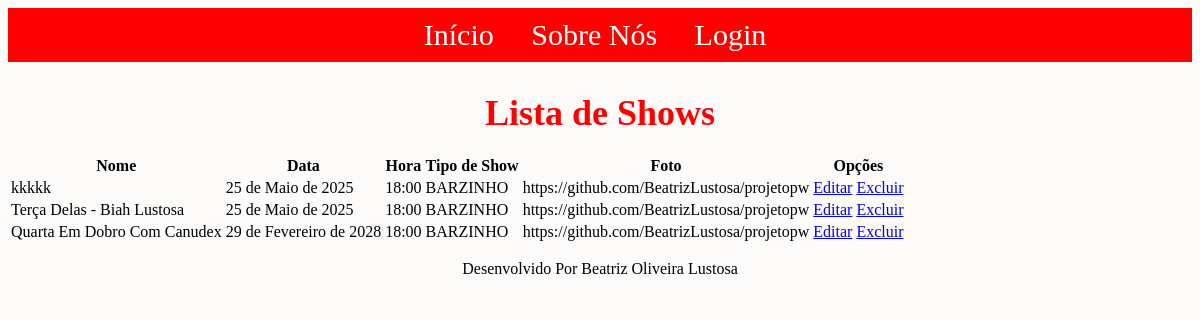
The page /ver/show/ on the database as committed earlier.
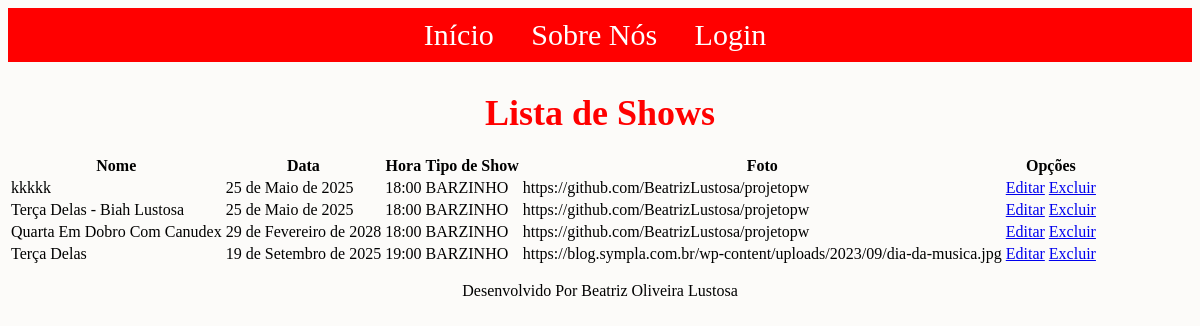
The same page on the database as committed later.
### paginas/models.py (models this page shows, shortened)
class Show(models.Model):
    nome = models.CharField(max_length=100)
    data = models.DateField()
    hora  = models.TimeField()
    local = models.ForeignKey(Local,on_delete=models.PROTECT)
    tipo_show = models.ForeignKey(TipoShow,on_delete=models.PROTECT)
    foto_show = models.URLField(max_length=100)

class TipoShow (models.Model):
    tipo_show = models.CharField(max_length=100)
    def __str__(self):
        return self.tipo_show

### paginas/views.py (the view)
# urls.py: path("ver/show/", ShowList.as_view(), name = "ver-show"),
class ShowList(ListView):
    model = Show
    template_name = 'ver/show.html'

### paginas/templates/ver/show.html
{% extends "paginas/index.html" %}
{% load static %}
{% block conteudo %}
<h2>Lista de Shows</h2>
<table>
  <thead>
    <tr>
      <th>Nome</th>
      <th>Data</th>
      <th>Hora</th>
      <th>Tipo de Show</th>
      <th>Foto</th>
      <th>Opções</th>
    </tr>
  </thead>
  <tbody>
  {% for show in object_list %}
    <tr>
      <td>{{ show.nome }}</td>
      <td>{{ show.data }}</td>
      <td>{{ show.hora }}</td>
      <td>{{ show.tipo_show }}</td>
      <td>{{ show.foto_show }}</td>
      <td>
        <a href="{% url "editar-show" show.pk %}">Editar</a>
        <a href="{% url "excluir-show" show.pk %}">Excluir</a>
      </td>
    </tr>
  {% empty %}
    <tr>
      <td colspan="6">Nenhum Show Encontrado.</td>
    </tr>
  {% endfor %}
  </tbody>
 </table>
{% endblock %}

### paginas/templates/paginas/index.html (shortened to what this page needs)
{% load static %}
<!DOCTYPE html>
<html lang="en">
<head>
    <link rel = "stylesheet" href = "{% static 'css/estilo.css' %}">
</head>
<body>
    <ul id="menu">
        {% if request.user.is_authenticated %}
        <li><a href = "{% url "inserir-show" %}">Cadastro do Show</a></li>
        <li><a href = "{% url "inserir-tipo" %}">Cadastro do Tipo do Show</a></li>
        <li><a href = "{% url "inserir-perfil" %}">Cadastro do Perfil Do Cantor</a></li>
        <li><a href = "{% url "inserir-local" %}">Cadastro do Local do Show</a></li>
        <li><a href = "{% url "inserir-midia" %}">Cadastro das Fotos do Cantor</a></li>
        <li><a href = "{% url "sair" %}">LOGOUT</a></li>
        {% else %}
        <li><a href = "{% url "index" %}">Início</a></li>
        <li><a href = "{% url "sobre" %}">Sobre Nós</a></li>
        <li><a href = "{% url "login" %}">Login</a></li>
        {% endif %}
    </ul>
    {%   block conteudo   %}{%   endblock   %}
    <p id = "rodape">
        Desenvolvido Por Beatriz Oliveira Lustosa
    </p>
</body>
</html>

### static/css/estilo.css (style rules this page uses)
h2 { font-size: 36px; font-weight: 900; text-align: center; margin-bottom: 20px; color: #ff0000; }
body { background-color: #fcfbf9; }
#menu { list-style: none; padding: 5px; font-size: 30px; margin: 0; background-color: #ff0000; text-align: center; }
#menu li { display: inline; margin-right: 10px; }
#menu li a { text-decoration: none; color: rgb(255, 255, 255); display: inline-block; padding: 5px 10px; }
#rodape { text-align: center; }

Rows that differ between the two databases and show on the page:
added Show: nome "Terça Delas", data "19 de Setembro de 2025", hora "19:00", tipo_show "BARZINHO", foto_show "https://blog.sympla.com.br/wp-content/uploads/2023/09/dia-da-musica.jpg"
